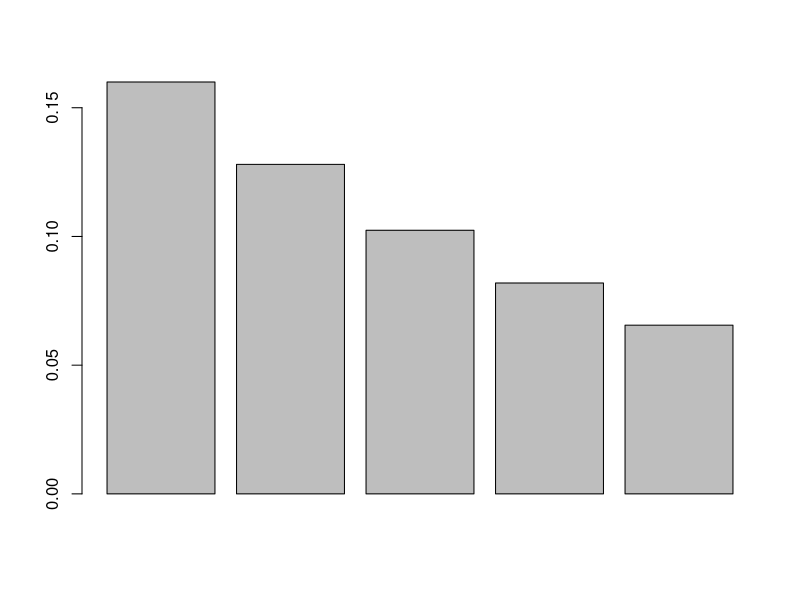

Here is the R script that generated this plot:
n=5
set.seed(0) #make this example reproducible
vec=vector(length=n)
for(i in 1:n) {
  vec[i]=dgeom(i,prob=0.2)
}
#plot (k, vec, type = "l", ylab = "log density")
barplot(vec)